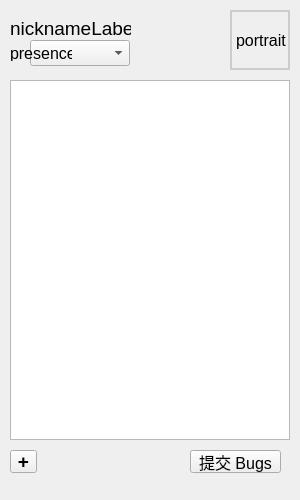
<?xml version="1.0" encoding="UTF-8"?>
<ui version="4.0">
 <class>ContactListWindow</class>
 <widget class="QWidget" name="ContactListWindow">
  <property name="geometry">
   <rect>
    <x>0</x>
    <y>0</y>
    <width>300</width>
    <height>500</height>
   </rect>
  </property>
  <property name="minimumSize">
   <size>
    <width>300</width>
    <height>500</height>
   </size>
  </property>
  <property name="font">
   <font>
    <family>Lucida Grande</family>
    <pointsize>12</pointsize>
   </font>
  </property>
  <property name="windowTitle">
   <string>Contacts</string>
  </property>
  <widget class="QComboBox" name="presenceComboBox">
   <property name="geometry">
    <rect>
     <x>30</x>
     <y>40</y>
     <width>100</width>
     <height>26</height>
    </rect>
   </property>
  </widget>
  <widget class="QLabel" name="nicknameLabel">
   <property name="geometry">
    <rect>
     <x>10</x>
     <y>20</y>
     <width>121</width>
     <height>16</height>
    </rect>
   </property>
   <property name="font">
    <font>
     <pointsize>14</pointsize>
    </font>
   </property>
   <property name="text">
    <string>nicknameLabel</string>
   </property>
  </widget>
  <widget class="QToolButton" name="add_buddy_btn">
   <property name="geometry">
    <rect>
     <x>10</x>
     <y>450</y>
     <width>27</width>
     <height>23</height>
    </rect>
   </property>
   <property name="font">
    <font>
     <pointsize>14</pointsize>
     <weight>75</weight>
     <bold>true</bold>
    </font>
   </property>
   <property name="toolTip">
    <string>添加好友</string>
   </property>
   <property name="text">
    <string>+</string>
   </property>
   <property name="shortcut">
    <string>Ctrl+Shift+=</string>
   </property>
  </widget>
  <widget class="QToolButton" name="reportBugBtn">
   <property name="geometry">
    <rect>
     <x>190</x>
     <y>450</y>
     <width>91</width>
     <height>23</height>
    </rect>
   </property>
   <property name="text">
    <string>提交 Bugs</string>
   </property>
   <property name="shortcut">
    <string>Ctrl+Shift+R</string>
   </property>
  </widget>
  <widget class="QLabel" name="presenceLabel">
   <property name="geometry">
    <rect>
     <x>10</x>
     <y>45</y>
     <width>62</width>
     <height>16</height>
    </rect>
   </property>
   <property name="text">
    <string>presence</string>
   </property>
  </widget>
  <widget class="QLabel" name="portraitLabel">
   <property name="geometry">
    <rect>
     <x>230</x>
     <y>10</y>
     <width>60</width>
     <height>60</height>
    </rect>
   </property>
   <property name="styleSheet">
    <string notr="true">border:2px solid #ccc;</string>
   </property>
   <property name="text">
    <string>portrait</string>
   </property>
  </widget>
  <widget class="QTreeView" name="contact_list_tree_view">
   <property name="geometry">
    <rect>
     <x>10</x>
     <y>80</y>
     <width>280</width>
     <height>360</height>
    </rect>
   </property>
   <property name="dragEnabled">
    <bool>false</bool>
   </property>
   <property name="dragDropMode">
    <enum>QAbstractItemView::NoDragDrop</enum>
   </property>
   <property name="alternatingRowColors">
    <bool>true</bool>
   </property>
   <property name="autoExpandDelay">
    <number>3</number>
   </property>
   <property name="indentation">
    <number>20</number>
   </property>
   <property name="uniformRowHeights">
    <bool>false</bool>
   </property>
   <property name="sortingEnabled">
    <bool>true</bool>
   </property>
   <property name="animated">
    <bool>true</bool>
   </property>
   <property name="headerHidden">
    <bool>true</bool>
   </property>
  </widget>
 </widget>
 <resources/>
 <connections/>
</ui>
